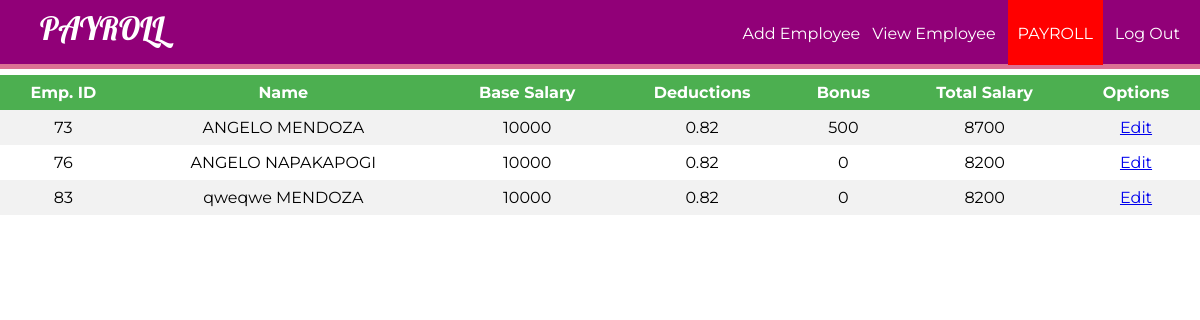
The app's page /Payroll/salaryemp.php with its own data.
### Payroll/salaryemp.php (the view, shortened to what this page needs)
<?php
require_once ('process/connect.php');
$sql = "SELECT employee.id,employee.firstName,employee.lastName,salary.base,salary.deduction,salary.bonus,salary.total from employee,`salary` where employee.id=salary.id";
$result = mysqli_query($conn, $sql);
?>
<html>
<head>
	<link rel="stylesheet" type="text/css" href="styleview.css">
</head>
<body>
	<header>
		<nav>
			<h1>PAYROLL</h1>
			<ul id="navli">
				<li><a class="homeblack" href="addemp.php">Add Employee</a></li>
				<li><a class="homeblack" href="viewemp.php">View Employee</a></li>
				<li><a class="homered" href="salaryemp.php">PAYROLL</a></li>
				<li><a class="homeblack" href="alogin.html">Log Out</a></li>
			</ul>
		</nav>
	</header>
	<div class="divider"></div>
	<table>
			<tr>
				<th align = "center">Emp. ID</th>
				<th align = "center">Name</th>
				<th align = "center">Base Salary</th>
				<th align = "center">Deductions</th>
				<th align = "center">Bonus</th>
				<th align = "center">Total Salary</th>
				<th align = "center">Options</th>
			</tr>
			<?php
				$PAGIBIG = .2;
				$SSS= .12;
				$PHILHEALTH = .5 ;
				$Totaldeduct = ($PAGIBIG + $SSS + $PHILHEALTH);
				while ($salary = mysqli_fetch_assoc($result)) {
					echo "<tr>";
					echo "<td>".$salary['id']."</td>";
					echo "<td>".$salary['firstName']." ".$salary['lastName']."</td>";
					echo "<td>".$salary['base']."</td>";
					echo "<td>".$salary['deduction'] =$Totaldeduct;"</td>";
					echo "<td>".$salary['bonus']." </td>";
					echo "<td>".$salary['total'] = $salary['bonus']+ $salary['base']* $Totaldeduct." </td>";
				    echo "<td><a href=\"editpayroll.php?id=$salary[id]\">Edit</a> </td>";
				}
			?>
			</table>
</body>
</html>

### Payroll/styleview.css (style rules this page uses)
body { margin: 0px; }
header { background: rgb(145, 0, 120); color: white; padding: 8px 20px 6px 40px; height: 50px; }
header h1 { display: inline; font-family: 'Lobster', cursive; font-weight: 400; font-size: 32px; float: left; margin-top: 0px; margin-right: 10px; }
nav ul { display: inline; padding: 0px; float: right; }
nav ul li { display: inline-block; list-style-type: none; color: white; float: left; margin-left: 12px; }
nav ul li a { color: white; text-decoration: none; }
#navli { font-family: 'Montserrat', sans-serif; }
.homered { background-color: red; padding: 30px 10px 22px 10px; }
.divider { background-color: palevioletred; height: 5px; }
table { margin: 0px; border-collapse: collapse; width: 100%; font-family: 'Montserrat', sans-serif; }
th, td { text-align: center; padding: 8px; }
tr:nth-child(even) { background-color: #f2f2f2 }
th { background-color: #4CAF50; color: white; }

### records on screen
salary: id "73", id.firstName "ANGELO", id.lastName "MENDOZA", base "10000", deduction "0.82", bonus "500", $salary['bonus']+ $salary['base']* $Totaldeduct "8700"
salary: id "76", id.firstName "ANGELO", id.lastName "NAPAKAPOGI", base "10000", deduction "0.82", bonus "0", $salary['bonus']+ $salary['base']* $Totaldeduct "8200"
salary: id "83", id.firstName "qweqwe", id.lastName "MENDOZA", base "10000", deduction "0.82", bonus "0", $salary['bonus']+ $salary['base']* $Totaldeduct "8200"
